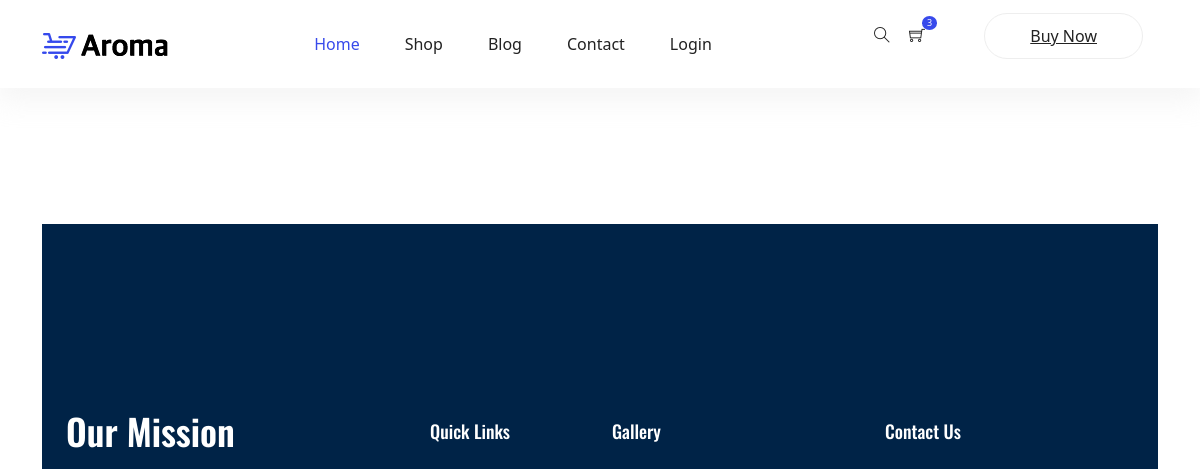
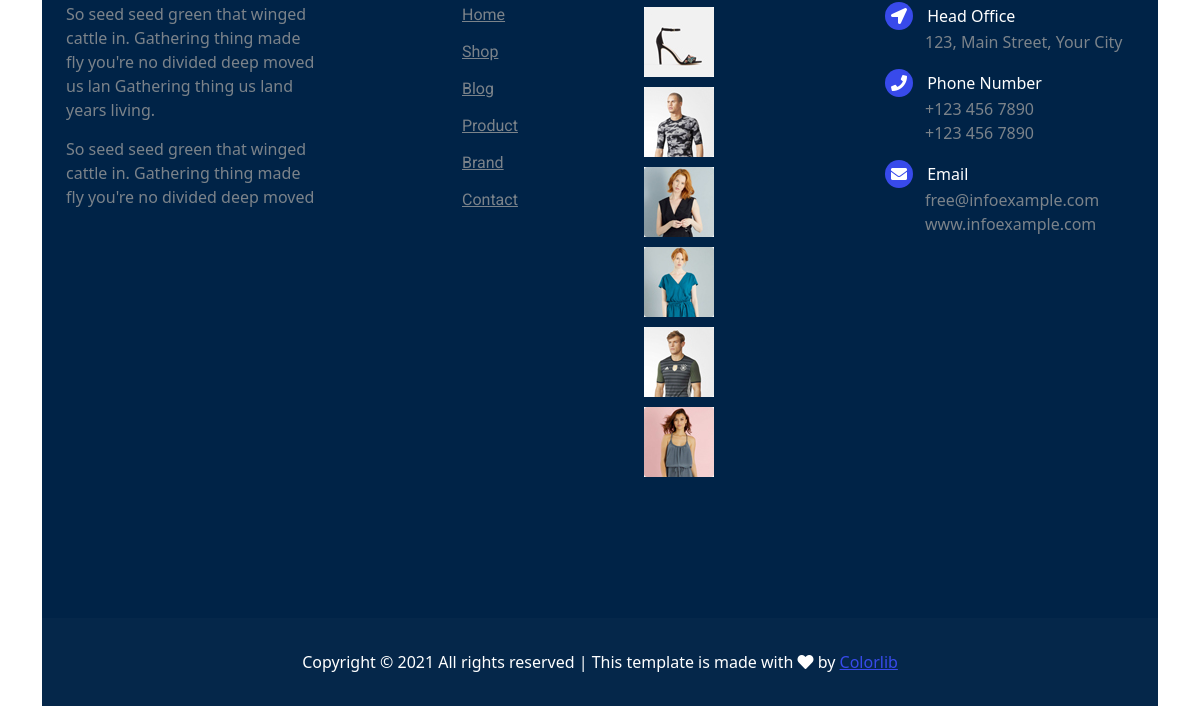
/blog, run on an earlier commit of the app's database (2 pictures, top to bottom).
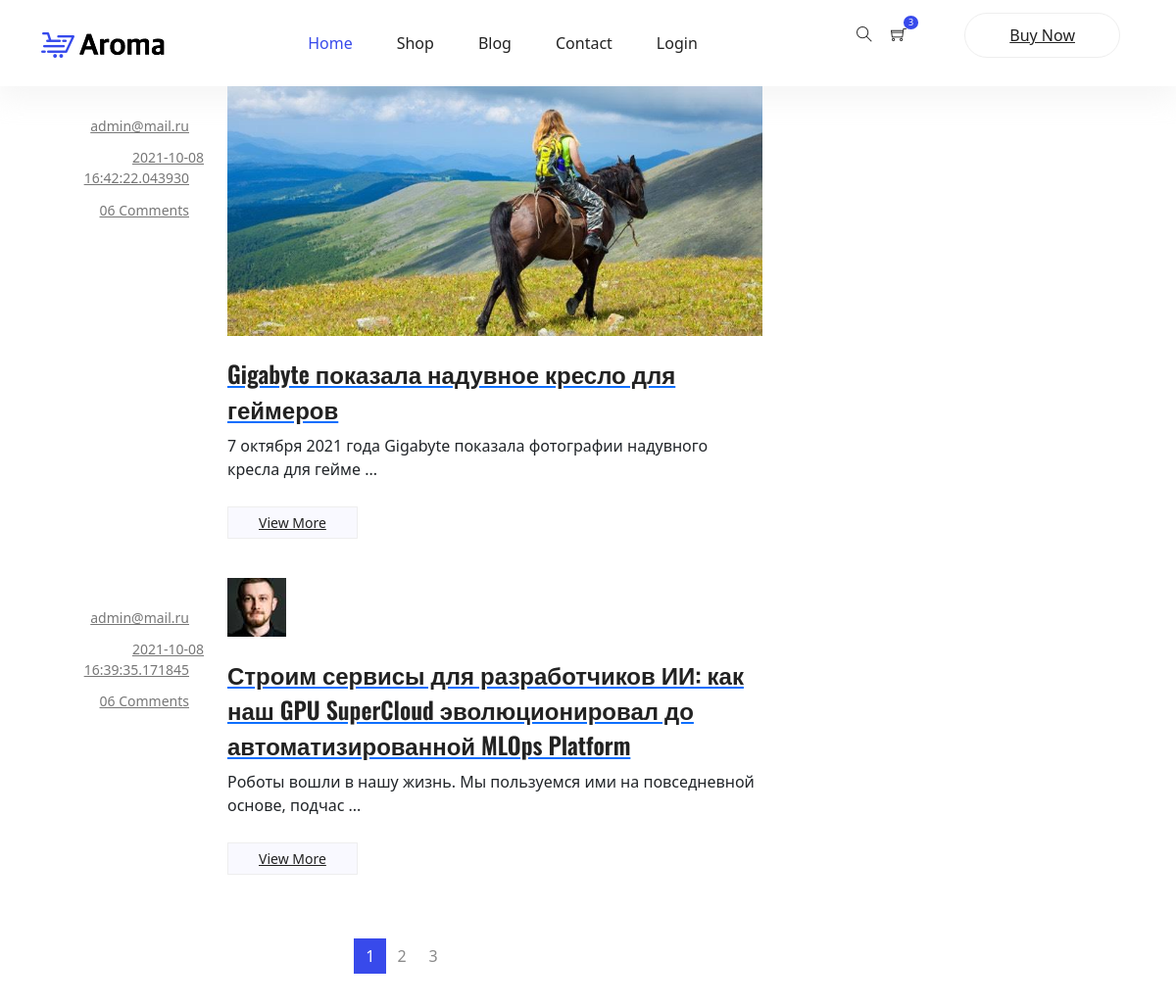
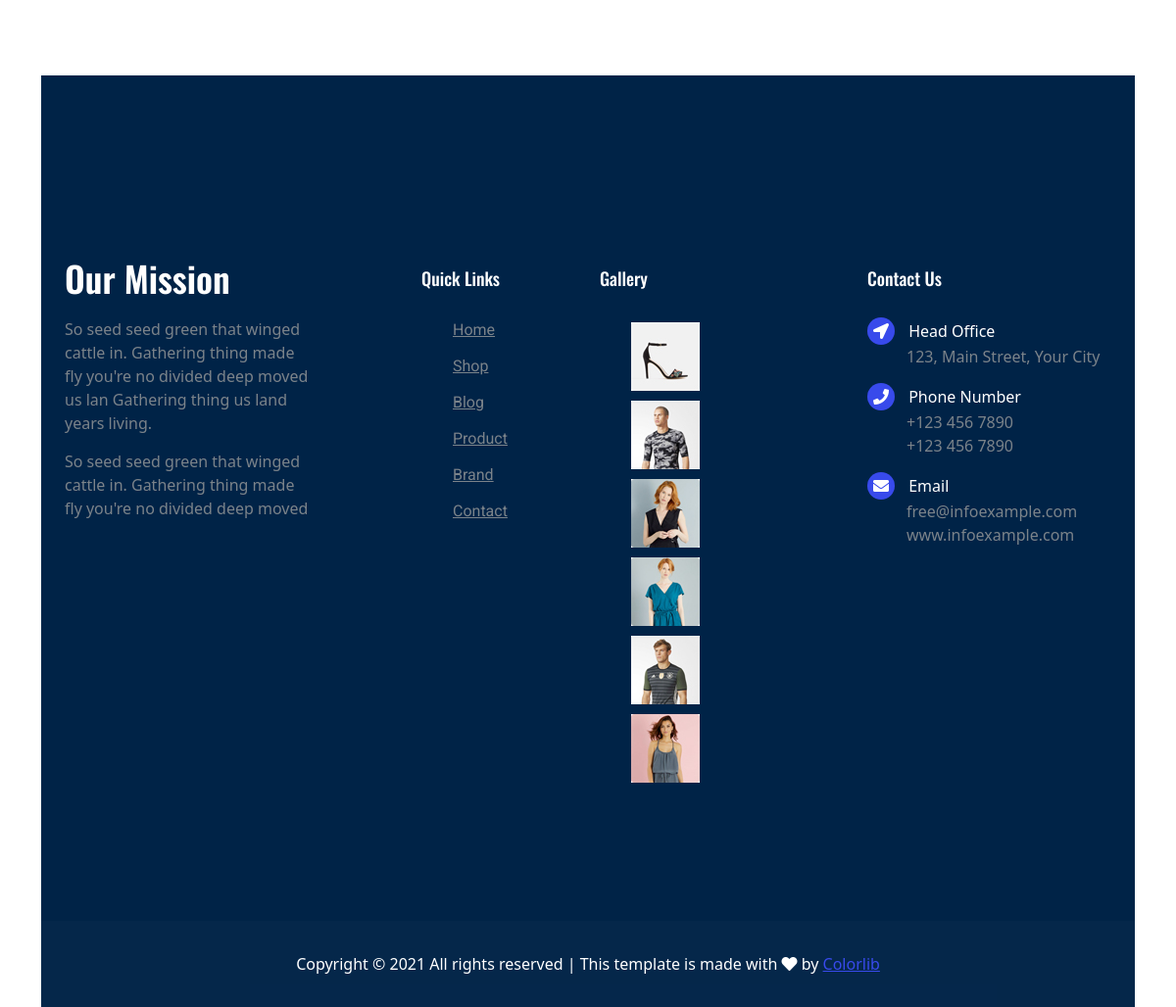
And on a later commit of the database (2 pictures, top to bottom).
### shop/models.py (models this page shows, shortened)
class Post(db.Model):
    __tablename__ = 'posts'
    id = db.Column(db.Integer(), primary_key=True)
    title = db.Column(db.String(50), nullable=False)
    content = db.Column(db.String(), nullable=False)
    date_posted = db.Column(db.DateTime(), nullable=False, default=datetime.now)
    image = db.Column(db.String(), nullable=False)
    user_id  = db.Column(db.Integer(), db.ForeignKey('users.id'), nullable=False)

class User(db.Model, UserMixin):
    __tablename__ = 'users'
    id = db.Column(db.Integer(), primary_key=True)
    email = db.Column(db.String(), nullable=False, unique=True)
    password = db.Column(db.String(), nullable=False, unique=True)
    isAdmin = db.Column(db.Boolean, default=False)
    posts = db.relationship('Post', backref='author', lazy=True)
    def __repr__(self) -> str:
        return self.email

### shop/routes.py (the view)
@app.route('/blog')
def blog():
    page = request.args.get('page', 1, type=int)
    posts = Post.query.order_by(Post.date_posted.desc()).paginate(page=page, per_page=2)
    return render_template('blog.html', posts=posts)

### shop/templates/blog.html
{% extends 'base.html' %}
{% block content %}
<section class="blog_area">
    <div class="container">
        <div class="row">
            <div class="col-lg-8">
                <div class="blog_left_sidebar">
                    {% for post in posts.items %}
                    <article class="row blog_item">
                        <div class="col-md-3">
                            <div class="blog_info text-right">
                                <ul class="blog_meta list">
                                    <li>
                                        <a href="#">{{post.author}}
                                            <i class="lnr lnr-user"></i>
                                        </a>
                                    </li>
                                    <li>
                                        <a href="#">{{ post.date_posted }}
                                            <i class="lnr lnr-calendar-full"></i>
                                        </a>
                                    </li>
                                    <li>
                                        <a href="#">06 Comments
                                            <i class="lnr lnr-bubble"></i>
                                        </a>
                                    </li>
                                </ul>
                            </div>
                        </div>
                        <div class="col-md-9">
                            <div class="blog_post">
                                <img src="{{ url_for('static', filename='img/blog/' + post.image) }}" alt="">
                                <div class="blog_details">
                                    <a href="single-blog.html">
                                        <h2>{{post.title}}</h2>
                                    </a>
                                    <p>{{post.content [:75]}} ...</p>
                                    <a class="button button-blog" href="{{ url_for('post_detail', post_id=post.id) }}">View More</a>
                                </div>
                            </div>
                        </div>
                    </article>
                    {% endfor %}
                    <nav class="blog-pagination justify-content-center d-flex">
                        <ul class="pagination">
                            {% for page_num in posts.iter_pages(left_edge=1, right_edge=1, left_current=1, right_current=2) %}
                            {% if page_num %}
                                {% if page_num == posts.page %}
                                    <li class="page-item active">
                                        <a href="{{ url_for('blog', page=page_num) }}" class="page-link">{{ page_num }}</a>
                                    </li>
                                {% else %}
                                    <li class="page-item">
                                        <a href="{{ url_for('blog', page=page_num) }}" class="page-link">{{ page_num }}</a>
                                    </li>
                                {% endif %}
                            {% else %}
                            ...
                            {% endif %}
                            {% endfor %}
                        </ul>
                    </nav>
                </div>
            </div>
{% endblock %}

### shop/templates/base.html (shortened to what this page needs)
<!DOCTYPE html>
<html lang="en">
<head>
	<link rel="stylesheet" href="{{ url_for('static', filename='vendors/bootstrap/bootstrap.min.css') }}">
	<link rel="stylesheet" href="{{ url_for('static', filename='vendors/fontawesome/css/all.min.css') }}">
	<link rel="stylesheet" href="{{ url_for('static', filename='vendors/themify-icons/themify-icons.css') }}">
	<link rel="stylesheet" href="{{ url_for('static', filename='vendors/nice-select/nice-select.css') }}">
	<link rel="stylesheet" href="{{ url_for('static', filename='vendors/owl-carousel/owl.theme.default.min.css') }}">
	<link rel="stylesheet" href="{{ url_for('static', filename='vendors/owl-carousel/owl.carousel.min.css') }}">
	<link rel="stylesheet" href="{{ url_for('static', filename='css/style.css') }}">
	<link href="https://cdn.jsdelivr.net/npm/bootstrap@5.1.1/dist/css/bootstrap.min.css" rel="stylesheet">
</head>
<body>
	<header class="header_area">
		<div class="main_menu">
			<nav class="navbar navbar-expand-lg navbar-light">
				<div class="container">
					<a class="navbar-brand logo_h" href="{{ url_for('index') }}"><img
							src="{{ url_for('static', filename='img/logo.png') }}" alt=""></a>
					<div class="collapse navbar-collapse offset" id="navbarSupportedContent">
						<ul class="nav navbar-nav menu_nav ml-auto mr-auto">
							<li class="nav-item active"><a class="nav-link" href="{{ url_for('index') }}">Home</a></li>
							<li class="nav-item submenu dropdown">
								<a href="#" class="nav-link dropdown-toggle" data-toggle="dropdown" role="button"
									aria-haspopup="true" aria-expanded="false">Shop</a>
							</li>
							<li class="nav-item"><a class="nav-link" href="{{ url_for('blog') }}">Blog</a></li>
							<li class="nav-item"><a class="nav-link" href="contact.html">Contact</a></li>
							{% if current_user.is_authenticated %}
								<li class="nav-item"><a class="nav-link" href="{{ url_for('new_post') }}">New Post</a></li>
								<li class="nav-item"><a class="nav-link" href="">{{ current_user.email }}</a></li>
								<li class="nav-item"><a class="nav-link" href="{{ url_for('logout') }}">Log out</a></li>
							{% else %}
								<li class="nav-item"><a class="nav-link" href="{{ url_for('login') }}">Login</a></li>
							{% endif %}
						</ul>
						<ul class="nav-shop">
							<li class="nav-item"><button><i class="ti-search"></i></button></li>
							<li class="nav-item"><button><i class="ti-shopping-cart"></i><span
										class="nav-shop__circle">3</span></button> </li>
							<li class="nav-item"><a class="button button-header" href="#">Buy Now</a></li>
						</ul>
					</div>
				</div>
			</nav>
		</div>
	</header>
	{% block content %}
	{% endblock %}
	<footer class="footer">
		<div class="footer-area">
			<div class="container">
				<div class="row section_gap">
					<div class="col-lg-3 col-md-6 col-sm-6">
						<div class="single-footer-widget tp_widgets">
							<h4 class="footer_title large_title">Our Mission</h4>
							<p>
								So seed seed green that winged cattle in. Gathering thing made fly you're no
								divided deep moved us lan Gathering thing us land years living.
							</p>
							<p>
								So seed seed green that winged cattle in. Gathering thing made fly you're no divided
								deep moved
							</p>
						</div>
					</div>
					<div class="offset-lg-1 col-lg-2 col-md-6 col-sm-6">
						<div class="single-footer-widget tp_widgets">
							<h4 class="footer_title">Quick Links</h4>
							<ul class="list">
								<li><a href="#">Home</a></li>
								<li><a href="#">Shop</a></li>
								<li><a href="#">Blog</a></li>
								<li><a href="#">Product</a></li>
								<li><a href="#">Brand</a></li>
								<li><a href="#">Contact</a></li>
							</ul>
						</div>
					</div>
					<div class="col-lg-2 col-md-6 col-sm-6">
						<div class="single-footer-widget instafeed">
							<h4 class="footer_title">Gallery</h4>
							<ul class="list instafeed d-flex flex-wrap">
								<li><img src="{{ url_for('static', filename='img/gallery/r1.jpg') }}" alt=""></li>
								<li><img src="{{ url_for('static', filename='img/gallery/r2.jpg') }}" alt=""></li>
								<li><img src="{{ url_for('static', filename='img/gallery/r3.jpg') }}" alt=""></li>
								<li><img src="{{ url_for('static', filename='img/gallery/r5.jpg') }}" alt=""></li>
								<li><img src="{{ url_for('static', filename='img/gallery/r7.jpg') }}" alt=""></li>
								<li><img src="{{ url_for('static', filename='img/gallery/r8.jpg') }}" alt=""></li>
							</ul>
						</div>
					</div>
					<div class="offset-lg-1 col-lg-3 col-md-6 col-sm-6">
						<div class="single-footer-widget tp_widgets">
							<h4 class="footer_title">Contact Us</h4>
							<div class="ml-40">
								<p class="sm-head">
									<span class="fa fa-location-arrow"></span>
									Head Office
								</p>
								<p>123, Main Street, Your City</p>
								<p class="sm-head">
									<span class="fa fa-phone"></span>
									Phone Number
								</p>
								<p>
									+123 456 7890 <br>
									+123 456 7890
								</p>
								<p class="sm-head">
									<span class="fa fa-envelope"></span>
									Email
								</p>
								<p>
									free@infoexample.com <br>
									www.infoexample.com
								</p>
							</div>
						</div>
					</div>
				</div>
			</div>
		</div>
		<div class="footer-bottom">
			<div class="container">
				<div class="row d-flex">
					<p class="col-lg-12 footer-text text-center">
						Copyright &copy;
						<script>document.write(new Date().getFullYear());</script> All rights reserved | This template
						is made with <i class="fa fa-heart" aria-hidden="true"></i> by <a href="https://colorlib.com"
							target="_blank">Colorlib</a>
					</p>
				</div>
			</div>
		</div>
	</footer>
</body>
</html>

### shop/static/css/style.css (style rules this page uses)
body { color:#777;font-family:"Roboto",sans-serif;font-size:15px;font-weight:400;line-height:1.667 }
ul { list-style-type:none;margin:0;padding:0 }
button { cursor:pointer }
h1,h2,h3,h4,h5,h6 { font-family:"Oswald",sans-serif;color:#222;line-height:1.1 }
h2,.h2 { font-size:36px;font-weight:600 }
h4,.h4 { font-size:20px;font-weight:400;line-height:1.3 }
a { display:inline-block }
.ml-40 { margin-left:40px }
.header_area { position:relative;width:100%;z-index:9999;transition:background 0.4s, all 0.3s linear;box-shadow:0px 10px 27px 3px rgba(221,221,221,0.3) }
.header_area .navbar { background:transparent;padding:0px;border:0px;border-radius:0px }
.header_area .navbar .nav .nav-item { margin-right:45px }
.header_area .navbar .nav .nav-item .nav-link { text-transform:capitalize;color:#222;display:inline-block }
@media (min-width: 991px) { .header_area .navbar .nav .nav-item .nav-link { padding:32px 0px } }
.header_area .navbar .nav .nav-item .nav-link:after { display:none }
.header_area .navbar .nav .nav-item:hover .nav-link,.header_area .navbar .nav .nav-item.active .nav-link { color:#384aeb }
.header_area .navbar .nav .nav-item.submenu { position:relative }
.header_area .navbar .nav .nav-item:last-child { margin-right:0px }
.nav-shop li { display:inline-block;margin-right:15px }
.nav-shop li i,.nav-shop li span { font-size:16px;color:#222 }
.nav-shop li button { padding:0;border:0;background:transparent;position:relative }
.nav-shop li button .nav-shop__circle { font-size:9px;display:inline-block;background:#384aeb;color:#fff;padding:0px 5px;border-radius:50%;position:absolute;top:-8px;right:-12px }
.nav-shop li:last-child { margin-left:40px }
.button { display:inline-block;border:1px solid #384aeb;border-radius:30px;color:#222;font-weight:500;padding:12px 50px;background:#384aeb;color:#fff;transition:all .4s ease }
.button-blog { padding:5px 31px;font-size:14px;background:#f9f9ff;border-color:#EEEEEE;border-radius:0;color:#222 }
.button-header { padding:10px 45px;background:transparent;color:#222;border-color:#EEEEEE }
.blog_item { margin-bottom:40px }
.blog_info { padding-top:30px }
.blog_info .blog_meta li a { color:#777777;vertical-align:middle;padding-bottom:10px;display:inline-block;font-size:14px }
.blog_info .blog_meta li a i { color:#222;font-size:16px;font-weight:600;padding-left:15px;line-height:20px;vertical-align:middle }
.blog_post img { max-width:100% }
.blog_details { padding-top:20px }
.blog_details h2 { font-size:24px;line-height:36px;color:#222;font-weight:600;transition:all 0.3s linear }
.blog_details p { margin-bottom:26px }
.blog-pagination { padding-top:25px;padding-bottom:95px }
.blog-pagination .page-link { border-radius:0 }
.blog-pagination .page-item { border:none }
.page-link { background:transparent;font-weight:400 }
.blog-pagination .page-item.active .page-link { background-color:#384aeb;border-color:transparent;color:#fff }
.blog-pagination .page-link { position:relative;display:block;padding:0.5rem 0.75rem;margin-left:-1px;line-height:1.25;color:#8a8a8a;border:none }
.blog-pagination .page-item:last-child .page-link,.blog-pagination .page-item:first-child .page-link { border-radius:0 }
.footer-area { background:#002347;padding:50px 0px 50px }
@media (min-width: 1000px) { .footer-area { padding:195px 0px 120px } }
.single-footer-widget p { margin-bottom:15px }
.single-footer-widget p:last-child { margin-bottom:0 }
.single-footer-widget .instafeed { margin-left:-5px;margin-right:-5px }
.single-footer-widget .instafeed li { margin:5px }
.single-footer-widget .sm-head { color:#fff;margin-bottom:0px }
.single-footer-widget .sm-head span { position:relative;margin-left:-40px;margin-right:10px;display:inline-block;width:28px;height:28px;line-height:28px;text-align:center;background:#384aeb;color:#ffffff;border-radius:20px }
.tp_widgets .list li { margin-bottom:12px }
.tp_widgets .list li a { color:#7b838a;font-family:"Roboto",sans-serif }
.tp_widgets .list li:last-child { margin-bottom:0px }
.tp_widgets p { color:#7b838a }
.footer_title { font-size:18px;line-height:24px;font-weight:500;font-family:"Oswald",sans-serif;text-transform:capitalize;color:#fff;margin-bottom:28px }
.footer_title.large_title { font-size:36px;font-weight:600 }
.footer-bottom { background:rgba(0,35,71,0.980392);padding:32px }
.footer-bottom .footer-text { color:#fff;margin-bottom:0 }
.footer-bottom .footer-text a { color:#384aeb;opacity:1 }

What changed in the data, as far as the page shows it:
added Post: author "admin@mail.ru", date_posted "2021-10-08 16:42:22.043930", image (picture), title "Gigabyte показала надувное кресло для геймеров", content "7 октября 2021 года Gigabyte показала фотографии надувного кресла для гейме"
added Post: author "admin@mail.ru", date_posted "2021-10-08 16:39:35.171845", image (picture), title "Строим сервисы для разработчиков ИИ: как наш GPU SuperCloud эволюционировал до автоматизированной MLOps Platform", content "Роботы вошли в нашу жизнь. Мы пользуемся ими на повседневной основе, подчас"
Also different on the page:
new list line: "1"
new list line: "2"
new list line: "3"
